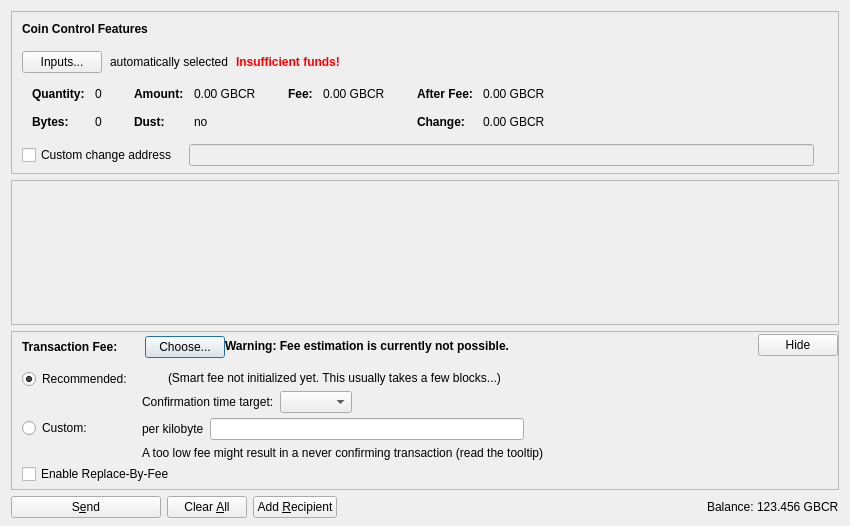
<?xml version="1.0" encoding="UTF-8"?>
<ui version="4.0">
 <class>SendCoinsDialog</class>
 <widget class="QDialog" name="SendCoinsDialog">
  <property name="geometry">
   <rect>
    <x>0</x>
    <y>0</y>
    <width>850</width>
    <height>526</height>
   </rect>
  </property>
  <property name="windowTitle">
   <string>Send Coins</string>
  </property>
  <layout class="QVBoxLayout" name="verticalLayout" stretch="0,1,0,0">
   <property name="bottomMargin">
    <number>8</number>
   </property>
   <item>
    <widget class="QFrame" name="frameCoinControl">
     <property name="sizePolicy">
      <sizepolicy hsizetype="Expanding" vsizetype="Expanding">
       <horstretch>0</horstretch>
       <verstretch>0</verstretch>
      </sizepolicy>
     </property>
     <property name="maximumSize">
      <size>
       <width>16777215</width>
       <height>16777215</height>
      </size>
     </property>
     <property name="frameShape">
      <enum>QFrame::StyledPanel</enum>
     </property>
     <property name="frameShadow">
      <enum>QFrame::Sunken</enum>
     </property>
     <layout class="QVBoxLayout" name="verticalLayoutCoinControl2">
      <property name="spacing">
       <number>0</number>
      </property>
      <property name="leftMargin">
       <number>0</number>
      </property>
      <property name="topMargin">
       <number>0</number>
      </property>
      <property name="rightMargin">
       <number>0</number>
      </property>
      <property name="bottomMargin">
       <number>6</number>
      </property>
      <item>
       <layout class="QVBoxLayout" name="verticalLayoutCoinControl" stretch="0,0,0,0,1">
        <property name="spacing">
         <number>0</number>
        </property>
        <property name="leftMargin">
         <number>10</number>
        </property>
        <property name="topMargin">
         <number>10</number>
        </property>
        <item>
         <layout class="QHBoxLayout" name="horizontalLayoutCoinControl1">
          <property name="bottomMargin">
           <number>15</number>
          </property>
          <item>
           <widget class="QLabel" name="labelCoinControlFeatures">
            <property name="sizePolicy">
             <sizepolicy hsizetype="Preferred" vsizetype="Maximum">
              <horstretch>0</horstretch>
              <verstretch>0</verstretch>
             </sizepolicy>
            </property>
            <property name="font">
             <font>
              <weight>75</weight>
              <bold>true</bold>
             </font>
            </property>
            <property name="styleSheet">
             <string notr="true">font-weight:bold;</string>
            </property>
            <property name="text">
             <string>Coin Control Features</string>
            </property>
           </widget>
          </item>
         </layout>
        </item>
        <item>
         <layout class="QHBoxLayout" name="horizontalLayoutCoinControl2" stretch="0,0,0,0">
          <property name="spacing">
           <number>8</number>
          </property>
          <property name="bottomMargin">
           <number>10</number>
          </property>
          <item>
           <widget class="QPushButton" name="pushButtonCoinControl">
            <property name="styleSheet">
             <string notr="true"/>
            </property>
            <property name="text">
             <string>Inputs...</string>
            </property>
            <property name="autoDefault">
             <bool>false</bool>
            </property>
           </widget>
          </item>
          <item>
           <widget class="QLabel" name="labelCoinControlAutomaticallySelected">
            <property name="text">
             <string>automatically selected</string>
            </property>
            <property name="margin">
             <number>5</number>
            </property>
           </widget>
          </item>
          <item>
           <widget class="QLabel" name="labelCoinControlInsuffFunds">
            <property name="font">
             <font>
              <weight>75</weight>
              <bold>true</bold>
             </font>
            </property>
            <property name="styleSheet">
             <string notr="true">color:red;font-weight:bold;</string>
            </property>
            <property name="text">
             <string>Insufficient funds!</string>
            </property>
            <property name="margin">
             <number>5</number>
            </property>
           </widget>
          </item>
          <item>
           <spacer name="horizontalSpacerCoinControl">
            <property name="orientation">
             <enum>Qt::Horizontal</enum>
            </property>
            <property name="sizeHint" stdset="0">
             <size>
              <width>40</width>
              <height>1</height>
             </size>
            </property>
           </spacer>
          </item>
         </layout>
        </item>
        <item>
         <widget class="QWidget" name="widgetCoinControl" native="true">
          <property name="sizePolicy">
           <sizepolicy hsizetype="Preferred" vsizetype="Preferred">
            <horstretch>0</horstretch>
            <verstretch>0</verstretch>
           </sizepolicy>
          </property>
          <property name="minimumSize">
           <size>
            <width>0</width>
            <height>0</height>
           </size>
          </property>
          <property name="styleSheet">
           <string notr="true"/>
          </property>
          <layout class="QHBoxLayout" name="horizontalLayoutCoinControl5">
           <property name="leftMargin">
            <number>0</number>
           </property>
           <property name="topMargin">
            <number>0</number>
           </property>
           <property name="rightMargin">
            <number>0</number>
           </property>
           <property name="bottomMargin">
            <number>0</number>
           </property>
           <item>
            <layout class="QHBoxLayout" name="horizontalLayoutCoinControl3" stretch="0,0,0,1">
             <property name="spacing">
              <number>20</number>
             </property>
             <property name="topMargin">
              <number>0</number>
             </property>
             <property name="bottomMargin">
              <number>10</number>
             </property>
             <item>
              <layout class="QFormLayout" name="formLayoutCoinControl1">
               <property name="horizontalSpacing">
                <number>10</number>
               </property>
               <property name="verticalSpacing">
                <number>14</number>
               </property>
               <property name="leftMargin">
                <number>10</number>
               </property>
               <property name="topMargin">
                <number>4</number>
               </property>
               <property name="rightMargin">
                <number>6</number>
               </property>
               <item row="0" column="0">
                <widget class="QLabel" name="labelCoinControlQuantityText">
                 <property name="font">
                  <font>
                   <weight>75</weight>
                   <bold>true</bold>
                  </font>
                 </property>
                 <property name="text">
                  <string>Quantity:</string>
                 </property>
                 <property name="margin">
                  <number>0</number>
                 </property>
                </widget>
               </item>
               <item row="0" column="1">
                <widget class="QLabel" name="labelCoinControlQuantity">
                 <property name="cursor">
                  <cursorShape>IBeamCursor</cursorShape>
                 </property>
                 <property name="contextMenuPolicy">
                  <enum>Qt::ActionsContextMenu</enum>
                 </property>
                 <property name="text">
                  <string notr="true">0</string>
                 </property>
                 <property name="margin">
                  <number>0</number>
                 </property>
                 <property name="textInteractionFlags">
                  <set>Qt::LinksAccessibleByMouse|Qt::TextSelectableByKeyboard|Qt::TextSelectableByMouse</set>
                 </property>
                </widget>
               </item>
               <item row="1" column="0">
                <widget class="QLabel" name="labelCoinControlBytesText">
                 <property name="font">
                  <font>
                   <weight>75</weight>
                   <bold>true</bold>
                  </font>
                 </property>
                 <property name="text">
                  <string>Bytes:</string>
                 </property>
                </widget>
               </item>
               <item row="1" column="1">
                <widget class="QLabel" name="labelCoinControlBytes">
                 <property name="cursor">
                  <cursorShape>IBeamCursor</cursorShape>
                 </property>
                 <property name="contextMenuPolicy">
                  <enum>Qt::ActionsContextMenu</enum>
                 </property>
                 <property name="text">
                  <string notr="true">0</string>
                 </property>
                 <property name="textInteractionFlags">
                  <set>Qt::LinksAccessibleByMouse|Qt::TextSelectableByKeyboard|Qt::TextSelectableByMouse</set>
                 </property>
                </widget>
               </item>
              </layout>
             </item>
             <item>
              <layout class="QFormLayout" name="formLayoutCoinControl2">
               <property name="horizontalSpacing">
                <number>10</number>
               </property>
               <property name="verticalSpacing">
                <number>14</number>
               </property>
               <property name="leftMargin">
                <number>6</number>
               </property>
               <property name="topMargin">
                <number>4</number>
               </property>
               <property name="rightMargin">
                <number>6</number>
               </property>
               <item row="0" column="0">
                <widget class="QLabel" name="labelCoinControlAmountText">
                 <property name="font">
                  <font>
                   <weight>75</weight>
                   <bold>true</bold>
                  </font>
                 </property>
                 <property name="text">
                  <string>Amount:</string>
                 </property>
                 <property name="margin">
                  <number>0</number>
                 </property>
                </widget>
               </item>
               <item row="0" column="1">
                <widget class="QLabel" name="labelCoinControlAmount">
                 <property name="cursor">
                  <cursorShape>IBeamCursor</cursorShape>
                 </property>
                 <property name="contextMenuPolicy">
                  <enum>Qt::ActionsContextMenu</enum>
                 </property>
                 <property name="text">
                  <string notr="true">0.00 GBCR</string>
                 </property>
                 <property name="textInteractionFlags">
                  <set>Qt::LinksAccessibleByMouse|Qt::TextSelectableByKeyboard|Qt::TextSelectableByMouse</set>
                 </property>
                </widget>
               </item>
               <item row="1" column="0">
                <widget class="QLabel" name="labelCoinControlLowOutputText">
                 <property name="font">
                  <font>
                   <weight>75</weight>
                   <bold>true</bold>
                  </font>
                 </property>
                 <property name="text">
                  <string>Dust:</string>
                 </property>
                </widget>
               </item>
               <item row="1" column="1">
                <widget class="QLabel" name="labelCoinControlLowOutput">
                 <property name="cursor">
                  <cursorShape>IBeamCursor</cursorShape>
                 </property>
                 <property name="contextMenuPolicy">
                  <enum>Qt::ActionsContextMenu</enum>
                 </property>
                 <property name="text">
                  <string notr="true">no</string>
                 </property>
                 <property name="textInteractionFlags">
                  <set>Qt::LinksAccessibleByMouse|Qt::TextSelectableByKeyboard|Qt::TextSelectableByMouse</set>
                 </property>
                </widget>
               </item>
              </layout>
             </item>
             <item>
              <layout class="QFormLayout" name="formLayoutCoinControl3">
               <property name="horizontalSpacing">
                <number>10</number>
               </property>
               <property name="verticalSpacing">
                <number>14</number>
               </property>
               <property name="leftMargin">
                <number>6</number>
               </property>
               <property name="topMargin">
                <number>4</number>
               </property>
               <property name="rightMargin">
                <number>6</number>
               </property>
               <item row="0" column="0">
                <widget class="QLabel" name="labelCoinControlFeeText">
                 <property name="font">
                  <font>
                   <weight>75</weight>
                   <bold>true</bold>
                  </font>
                 </property>
                 <property name="text">
                  <string>Fee:</string>
                 </property>
                 <property name="margin">
                  <number>0</number>
                 </property>
                </widget>
               </item>
               <item row="0" column="1">
                <widget class="QLabel" name="labelCoinControlFee">
                 <property name="cursor">
                  <cursorShape>IBeamCursor</cursorShape>
                 </property>
                 <property name="contextMenuPolicy">
                  <enum>Qt::ActionsContextMenu</enum>
                 </property>
                 <property name="text">
                  <string notr="true">0.00 GBCR</string>
                 </property>
                 <property name="textInteractionFlags">
                  <set>Qt::LinksAccessibleByMouse|Qt::TextSelectableByKeyboard|Qt::TextSelectableByMouse</set>
                 </property>
                </widget>
               </item>
              </layout>
             </item>
             <item>
              <layout class="QFormLayout" name="formLayoutCoinControl4">
               <property name="horizontalSpacing">
                <number>10</number>
               </property>
               <property name="verticalSpacing">
                <number>14</number>
               </property>
               <property name="leftMargin">
                <number>6</number>
               </property>
               <property name="topMargin">
                <number>4</number>
               </property>
               <property name="rightMargin">
                <number>6</number>
               </property>
               <item row="0" column="0">
                <widget class="QLabel" name="labelCoinControlAfterFeeText">
                 <property name="font">
                  <font>
                   <weight>75</weight>
                   <bold>true</bold>
                  </font>
                 </property>
                 <property name="text">
                  <string>After Fee:</string>
                 </property>
                 <property name="margin">
                  <number>0</number>
                 </property>
                </widget>
               </item>
               <item row="0" column="1">
                <widget class="QLabel" name="labelCoinControlAfterFee">
                 <property name="cursor">
                  <cursorShape>IBeamCursor</cursorShape>
                 </property>
                 <property name="contextMenuPolicy">
                  <enum>Qt::ActionsContextMenu</enum>
                 </property>
                 <property name="text">
                  <string notr="true">0.00 GBCR</string>
                 </property>
                 <property name="textInteractionFlags">
                  <set>Qt::LinksAccessibleByMouse|Qt::TextSelectableByKeyboard|Qt::TextSelectableByMouse</set>
                 </property>
                </widget>
               </item>
               <item row="1" column="0">
                <widget class="QLabel" name="labelCoinControlChangeText">
                 <property name="font">
                  <font>
                   <weight>75</weight>
                   <bold>true</bold>
                  </font>
                 </property>
                 <property name="text">
                  <string>Change:</string>
                 </property>
                </widget>
               </item>
               <item row="1" column="1">
                <widget class="QLabel" name="labelCoinControlChange">
                 <property name="cursor">
                  <cursorShape>IBeamCursor</cursorShape>
                 </property>
                 <property name="contextMenuPolicy">
                  <enum>Qt::ActionsContextMenu</enum>
                 </property>
                 <property name="text">
                  <string notr="true">0.00 GBCR</string>
                 </property>
                 <property name="textInteractionFlags">
                  <set>Qt::LinksAccessibleByMouse|Qt::TextSelectableByKeyboard|Qt::TextSelectableByMouse</set>
                 </property>
                </widget>
               </item>
              </layout>
             </item>
            </layout>
           </item>
          </layout>
         </widget>
        </item>
        <item>
         <layout class="QHBoxLayout" name="horizontalLayoutCoinControl4" stretch="0,0,0">
          <property name="spacing">
           <number>12</number>
          </property>
          <property name="sizeConstraint">
           <enum>QLayout::SetDefaultConstraint</enum>
          </property>
          <property name="topMargin">
           <number>5</number>
          </property>
          <property name="rightMargin">
           <number>5</number>
          </property>
          <item>
           <widget class="QCheckBox" name="checkBoxCoinControlChange">
            <property name="toolTip">
             <string>If this is activated, but the change address is empty or invalid, change will be sent to a newly generated address.</string>
            </property>
            <property name="text">
             <string>Custom change address</string>
            </property>
           </widget>
          </item>
          <item>
           <widget class="QValidatedLineEdit" name="lineEditCoinControlChange">
            <property name="enabled">
             <bool>false</bool>
            </property>
            <property name="sizePolicy">
             <sizepolicy hsizetype="Expanding" vsizetype="Fixed">
              <horstretch>0</horstretch>
              <verstretch>0</verstretch>
             </sizepolicy>
            </property>
           </widget>
          </item>
          <item>
           <widget class="QLabel" name="labelCoinControlChangeLabel">
            <property name="sizePolicy">
             <sizepolicy hsizetype="Preferred" vsizetype="Expanding">
              <horstretch>0</horstretch>
              <verstretch>0</verstretch>
             </sizepolicy>
            </property>
            <property name="minimumSize">
             <size>
              <width>0</width>
              <height>0</height>
             </size>
            </property>
            <property name="text">
             <string/>
            </property>
            <property name="margin">
             <number>3</number>
            </property>
           </widget>
          </item>
         </layout>
        </item>
        <item>
         <spacer name="verticalSpacerCoinControl">
          <property name="orientation">
           <enum>Qt::Vertical</enum>
          </property>
          <property name="sizeHint" stdset="0">
           <size>
            <width>800</width>
            <height>1</height>
           </size>
          </property>
         </spacer>
        </item>
       </layout>
      </item>
     </layout>
    </widget>
   </item>
   <item>
    <widget class="QScrollArea" name="scrollArea">
     <property name="widgetResizable">
      <bool>true</bool>
     </property>
     <widget class="QWidget" name="scrollAreaWidgetContents">
      <property name="geometry">
       <rect>
        <x>0</x>
        <y>0</y>
        <width>830</width>
        <height>104</height>
       </rect>
      </property>
      <layout class="QVBoxLayout" name="verticalLayout_2" stretch="0,1">
       <property name="leftMargin">
        <number>0</number>
       </property>
       <property name="topMargin">
        <number>0</number>
       </property>
       <property name="rightMargin">
        <number>0</number>
       </property>
       <property name="bottomMargin">
        <number>0</number>
       </property>
       <item>
        <layout class="QVBoxLayout" name="entries">
         <property name="spacing">
          <number>6</number>
         </property>
        </layout>
       </item>
       <item>
        <spacer name="verticalSpacer">
         <property name="orientation">
          <enum>Qt::Vertical</enum>
         </property>
         <property name="sizeHint" stdset="0">
          <size>
           <width>20</width>
           <height>40</height>
          </size>
         </property>
        </spacer>
       </item>
      </layout>
     </widget>
    </widget>
   </item>
   <item>
    <widget class="QFrame" name="frameFee">
     <property name="sizePolicy">
      <sizepolicy hsizetype="Expanding" vsizetype="Expanding">
       <horstretch>0</horstretch>
       <verstretch>0</verstretch>
      </sizepolicy>
     </property>
     <property name="maximumSize">
      <size>
       <width>16777215</width>
       <height>16777215</height>
      </size>
     </property>
     <property name="frameShape">
      <enum>QFrame::StyledPanel</enum>
     </property>
     <property name="frameShadow">
      <enum>QFrame::Sunken</enum>
     </property>
     <layout class="QVBoxLayout" name="verticalLayoutFee1">
      <property name="spacing">
       <number>0</number>
      </property>
      <property name="leftMargin">
       <number>0</number>
      </property>
      <property name="topMargin">
       <number>0</number>
      </property>
      <property name="rightMargin">
       <number>0</number>
      </property>
      <property name="bottomMargin">
       <number>0</number>
      </property>
      <item>
       <layout class="QVBoxLayout" name="verticalLayoutFee2" stretch="0,0,0">
        <property name="spacing">
         <number>0</number>
        </property>
        <property name="leftMargin">
         <number>10</number>
        </property>
        <property name="topMargin">
         <number>0</number>
        </property>
        <item>
         <layout class="QHBoxLayout" name="horizontalLayoutFee1">
          <property name="bottomMargin">
           <number>0</number>
          </property>
          <item>
           <layout class="QVBoxLayout" name="verticalLayoutFee7">
            <property name="spacing">
             <number>0</number>
            </property>
            <item>
             <spacer name="verticalSpacerSmartFee">
              <property name="orientation">
               <enum>Qt::Vertical</enum>
              </property>
              <property name="sizeType">
               <enum>QSizePolicy::Fixed</enum>
              </property>
              <property name="sizeHint" stdset="0">
               <size>
                <width>1</width>
                <height>4</height>
               </size>
              </property>
             </spacer>
            </item>
            <item>
             <layout class="QHBoxLayout" name="horizontalLayoutSmartFee">
              <property name="spacing">
               <number>10</number>
              </property>
              <item>
               <widget class="QLabel" name="labelFeeHeadline">
                <property name="sizePolicy">
                 <sizepolicy hsizetype="Preferred" vsizetype="Maximum">
                  <horstretch>0</horstretch>
                  <verstretch>0</verstretch>
                 </sizepolicy>
                </property>
                <property name="font">
                 <font>
                  <weight>75</weight>
                  <bold>true</bold>
                 </font>
                </property>
                <property name="styleSheet">
                 <string notr="true">font-weight:bold;</string>
                </property>
                <property name="text">
                 <string>Transaction Fee:</string>
                </property>
               </widget>
              </item>
              <item>
               <widget class="QLabel" name="labelFeeMinimized">
                <property name="text">
                 <string/>
                </property>
               </widget>
              </item>
              <item>
               <widget class="QPushButton" name="buttonChooseFee">
                <property name="text">
                 <string>Choose...</string>
                </property>
               </widget>
              </item>
             </layout>
            </item>
            <item>
             <spacer name="verticalSpacer_5">
              <property name="orientation">
               <enum>Qt::Vertical</enum>
              </property>
              <property name="sizeHint" stdset="0">
               <size>
                <width>1</width>
                <height>1</height>
               </size>
              </property>
             </spacer>
            </item>
           </layout>
          </item>
          <item>
           <widget class="QLabel" name="fallbackFeeWarningLabel">
            <property name="toolTip">
             <string>Using the fallbackfee can result in sending a transaction that will take several hours or days (or never) to confirm. Consider choosing your fee manually or wait until you have validated the complete chain.</string>
            </property>
            <property name="font">
            <font>
                <weight>75</weight>
                <bold>true</bold>
            </font>
            </property>
            <property name="text">
             <string>Warning: Fee estimation is currently not possible.</string>
            </property>
            <property name="wordWrap">
             <bool>false</bool>
            </property>
           </widget>
          </item>
          <item>
           <spacer name="horizontalSpacer_4">
            <property name="orientation">
             <enum>Qt::Horizontal</enum>
            </property>
            <property name="sizeType">
             <enum>QSizePolicy::MinimumExpanding</enum>
            </property>
            <property name="sizeHint" stdset="0">
             <size>
              <width>40</width>
              <height>20</height>
             </size>
            </property>
           </spacer>
          </item>
          <item>
           <widget class="QPushButton" name="buttonMinimizeFee">
            <property name="toolTip">
             <string>Hide transaction fee settings</string>
            </property>
            <property name="text">
             <string>Hide</string>
            </property>
           </widget>
          </item>
         </layout>
        </item>
        <item>
         <widget class="QFrame" name="frameFeeSelection">
          <layout class="QVBoxLayout" name="verticalLayoutFee12">
           <property name="spacing">
            <number>0</number>
           </property>
           <property name="leftMargin">
            <number>0</number>
           </property>
           <property name="topMargin">
            <number>0</number>
           </property>
           <property name="rightMargin">
            <number>0</number>
           </property>
           <property name="bottomMargin">
            <number>0</number>
           </property>
           <item>
            <layout class="QGridLayout" name="gridLayoutFee">
             <property name="topMargin">
              <number>10</number>
             </property>
             <property name="bottomMargin">
              <number>4</number>
             </property>
             <property name="horizontalSpacing">
              <number>10</number>
             </property>
             <property name="verticalSpacing">
              <number>4</number>
             </property>
             <item row="1" column="1">
              <layout class="QVBoxLayout" name="verticalLayoutFee8">
               <property name="spacing">
                <number>6</number>
               </property>
               <item>
                <layout class="QHBoxLayout" name="horizontalLayoutFee13">
                 <item>
                  <widget class="QLabel" name="labelCustomPerKilobyte">
                   <property name="toolTip">
                    <string>Specify a custom fee per kB (1,000 bytes) of the transaction's virtual size.

Note:  Since the fee is calculated on a per-byte basis, a fee of "100 satoshis per kB" for a transaction size of 500 bytes (half of 1 kB) would ultimately yield a fee of only 50 satoshis.</string>
                   </property>
                   <property name="text">
                    <string>per kilobyte</string>
                   </property>
                  </widget>
                 </item>
                 <item>
                  <widget class="GoldBCRAmountField" name="customFee"/>
                 </item>
                 <item>
                  <spacer name="horizontalSpacer_6">
                   <property name="orientation">
                    <enum>Qt::Horizontal</enum>
                   </property>
                   <property name="sizeHint" stdset="0">
                    <size>
                     <width>1</width>
                     <height>1</height>
                    </size>
                   </property>
                  </spacer>
                 </item>
                </layout>
               </item>
               <item>
                <layout class="QHBoxLayout" name="horizontalLayoutFee8">
                 <item>
                  <widget class="QLabel" name="labelCustomFeeWarning">
                   <property name="enabled">
                    <bool>true</bool>
                   </property>
                   <property name="toolTip">
                    <string>When there is less transaction volume than space in the blocks, miners as well as relaying nodes may enforce a minimum fee. Paying only this minimum fee is just fine, but be aware that this can result in a never confirming transaction once there is more demand for goldbcr transactions than the network can process.</string>
                   </property>
                   <property name="text">
                    <string>A too low fee might result in a never confirming transaction (read the tooltip)</string>
                   </property>
                  </widget>
                 </item>
                 <item>
                  <spacer name="horizontalSpacer_2">
                   <property name="orientation">
                    <enum>Qt::Horizontal</enum>
                   </property>
                   <property name="sizeHint" stdset="0">
                    <size>
                     <width>1</width>
                     <height>1</height>
                    </size>
                   </property>
                  </spacer>
                 </item>
                </layout>
               </item>
              </layout>
             </item>
             <item row="0" column="0">
              <layout class="QVBoxLayout" name="verticalLayoutFee4" stretch="0,1">
               <item>
                <widget class="QRadioButton" name="radioSmartFee">
                 <property name="text">
                  <string>Recommended:</string>
                 </property>
                 <property name="checked">
                  <bool>true</bool>
                 </property>
                 <attribute name="buttonGroup">
                  <string notr="true">groupFee</string>
                 </attribute>
                </widget>
               </item>
               <item>
                <spacer name="verticalSpacer_2">
                 <property name="orientation">
                  <enum>Qt::Vertical</enum>
                 </property>
                 <property name="sizeHint" stdset="0">
                  <size>
                   <width>1</width>
                   <height>1</height>
                  </size>
                 </property>
                </spacer>
               </item>
              </layout>
             </item>
             <item row="1" column="0">
              <layout class="QVBoxLayout" name="verticalLayoutFee9" stretch="0,1">
               <item>
                <widget class="QRadioButton" name="radioCustomFee">
                 <property name="text">
                  <string>Custom:</string>
                 </property>
                 <attribute name="buttonGroup">
                  <string notr="true">groupFee</string>
                 </attribute>
                </widget>
               </item>
               <item>
                <spacer name="verticalSpacer_6">
                 <property name="orientation">
                  <enum>Qt::Vertical</enum>
                 </property>
                 <property name="sizeHint" stdset="0">
                  <size>
                   <width>1</width>
                   <height>1</height>
                  </size>
                 </property>
                </spacer>
               </item>
              </layout>
             </item>
             <item row="0" column="1">
              <layout class="QVBoxLayout" name="verticalLayoutFee3" stretch="0,0,1">
               <property name="spacing">
                <number>6</number>
               </property>
               <property name="topMargin">
                <number>2</number>
               </property>
               <item>
                <layout class="QHBoxLayout" name="horizontalLayoutFee12">
                 <item>
                  <widget class="QLabel" name="labelSmartFee">
                   <property name="text">
                    <string/>
                   </property>
                  </widget>
                 </item>
                 <item>
                  <widget class="QLabel" name="labelFeeEstimation">
                   <property name="text">
                    <string/>
                   </property>
                  </widget>
                 </item>
                 <item>
                  <widget class="QLabel" name="labelSmartFee2">
                   <property name="text">
                    <string>(Smart fee not initialized yet. This usually takes a few blocks...)</string>
                   </property>
                  </widget>
                 </item>
                 <item>
                  <spacer name="horizontalSpacer_5">
                   <property name="orientation">
                    <enum>Qt::Horizontal</enum>
                   </property>
                   <property name="sizeHint" stdset="0">
                    <size>
                     <width>1</width>
                     <height>1</height>
                    </size>
                   </property>
                  </spacer>
                 </item>
                </layout>
               </item>
               <item>
                <layout class="QHBoxLayout" name="horizontalLayoutFee9">
                 <item>
                  <layout class="QVBoxLayout" name="verticalLayoutFee6">
                   <item>
                    <widget class="QLabel" name="labelSmartFee3">
                     <property name="text">
                      <string>Confirmation time target:</string>
                     </property>
                    </widget>
                   </item>
                  </layout>
                 </item>
                 <item>
                  <layout class="QVBoxLayout" name="verticalLayoutFee5">
                   <property name="rightMargin">
                    <number>30</number>
                   </property>
                   <item>
                    <layout class="QHBoxLayout" name="horizontalLayoutConfTarget">
                     <property name="bottomMargin">
                      <number>0</number>
                     </property>
                     <item>
                      <widget class="QComboBox" name="confTargetSelector"/>
                     </item>
                     <item>
                      <spacer name="horizontalSpacerConfTarget">
                       <property name="orientation">
                        <enum>Qt::Horizontal</enum>
                       </property>
                       <property name="sizeHint" stdset="0">
                        <size>
                         <width>40</width>
                         <height>20</height>
                        </size>
                       </property>
                      </spacer>
                     </item>
                    </layout>
                   </item>
                  </layout>
                 </item>
                </layout>
               </item>
               <item>
                <spacer name="verticalSpacer_4">
                 <property name="orientation">
                  <enum>Qt::Vertical</enum>
                 </property>
                 <property name="sizeHint" stdset="0">
                  <size>
                   <width>1</width>
                   <height>1</height>
                  </size>
                 </property>
                </spacer>
               </item>
              </layout>
             </item>
            </layout>
           </item>
           <item>
            <widget class="QCheckBox" name="optInRBF">
             <property name="text">
              <string>Enable Replace-By-Fee</string>
             </property>
             <property name="toolTip">
              <string>With Replace-By-Fee (BIP-125) you can increase a transaction's fee after it is sent. Without this, a higher fee may be recommended to compensate for increased transaction delay risk.</string>
             </property>
            </widget>
           </item>
          </layout>
         </widget>
        </item>
        <item>
         <spacer name="verticalSpacerFee">
          <property name="orientation">
           <enum>Qt::Vertical</enum>
          </property>
          <property name="sizeHint" stdset="0">
           <size>
            <width>40</width>
            <height>5</height>
           </size>
          </property>
         </spacer>
        </item>
       </layout>
      </item>
     </layout>
    </widget>
   </item>
   <item>
    <layout class="QHBoxLayout" name="horizontalLayout">
     <item>
      <widget class="QPushButton" name="sendButton">
       <property name="minimumSize">
        <size>
         <width>150</width>
         <height>0</height>
        </size>
       </property>
       <property name="toolTip">
        <string>Confirm the send action</string>
       </property>
       <property name="text">
        <string>S&amp;end</string>
       </property>
       <property name="icon">
        <iconset resource="../goldbcr.qrc">
         <normaloff>:/icons/send</normaloff>:/icons/send</iconset>
       </property>
       <property name="autoDefault">
        <bool>false</bool>
       </property>
       <property name="default">
        <bool>false</bool>
       </property>
      </widget>
     </item>
     <item>
      <widget class="QPushButton" name="clearButton">
       <property name="sizePolicy">
        <sizepolicy hsizetype="Minimum" vsizetype="Fixed">
         <horstretch>0</horstretch>
         <verstretch>0</verstretch>
        </sizepolicy>
       </property>
       <property name="toolTip">
        <string>Clear all fields of the form.</string>
       </property>
       <property name="text">
        <string>Clear &amp;All</string>
       </property>
       <property name="icon">
        <iconset resource="../goldbcr.qrc">
         <normaloff>:/icons/remove</normaloff>:/icons/remove</iconset>
       </property>
       <property name="autoDefault">
        <bool>false</bool>
       </property>
      </widget>
     </item>
     <item>
      <widget class="QPushButton" name="addButton">
       <property name="toolTip">
        <string>Send to multiple recipients at once</string>
       </property>
       <property name="text">
        <string>Add &amp;Recipient</string>
       </property>
       <property name="icon">
        <iconset resource="../goldbcr.qrc">
         <normaloff>:/icons/add</normaloff>:/icons/add</iconset>
       </property>
       <property name="autoDefault">
        <bool>false</bool>
       </property>
      </widget>
     </item>
     <item>
      <spacer name="horizontalSpacer">
       <property name="orientation">
        <enum>Qt::Horizontal</enum>
       </property>
       <property name="sizeHint" stdset="0">
        <size>
         <width>40</width>
         <height>20</height>
        </size>
       </property>
      </spacer>
     </item>
     <item>
      <layout class="QHBoxLayout" name="horizontalLayout_2">
       <property name="spacing">
        <number>3</number>
       </property>
       <item>
        <widget class="QLabel" name="labelBalanceName">
         <property name="sizePolicy">
          <sizepolicy hsizetype="Preferred" vsizetype="Fixed">
           <horstretch>0</horstretch>
           <verstretch>0</verstretch>
          </sizepolicy>
         </property>
         <property name="text">
          <string>Balance:</string>
         </property>
        </widget>
       </item>
       <item>
        <widget class="QLabel" name="labelBalance">
         <property name="sizePolicy">
          <sizepolicy hsizetype="Preferred" vsizetype="Fixed">
           <horstretch>0</horstretch>
           <verstretch>0</verstretch>
          </sizepolicy>
         </property>
         <property name="cursor">
          <cursorShape>IBeamCursor</cursorShape>
         </property>
         <property name="text">
          <string notr="true">123.456 GBCR</string>
         </property>
         <property name="textInteractionFlags">
          <set>Qt::LinksAccessibleByMouse|Qt::TextSelectableByKeyboard|Qt::TextSelectableByMouse</set>
         </property>
        </widget>
       </item>
      </layout>
     </item>
    </layout>
   </item>
  </layout>
 </widget>
 <customwidgets>
  <customwidget>
   <class>QValidatedLineEdit</class>
   <extends>QLineEdit</extends>
   <header>qt/qvalidatedlineedit.h</header>
  </customwidget>
  <customwidget>
   <class>GoldBCRAmountField</class>
   <extends>QLineEdit</extends>
   <header>qt/goldbcramountfield.h</header>
   <container>1</container>
  </customwidget>
 </customwidgets>
 <resources>
  <include location="../goldbcr.qrc"/>
 </resources>
 <connections/>
 <buttongroups>
  <buttongroup name="groupFee"/>
 </buttongroups>
</ui>
